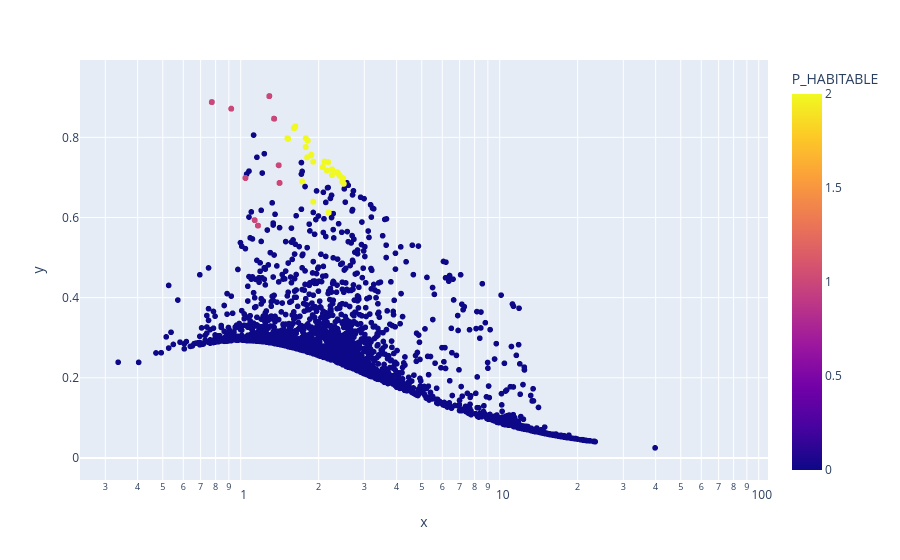

Here is the notebook cell this chart was saved with:
### Code cell
import plotly.express as px
fig = px.scatter(oversampled, x= oversampled.P_RADIUS, y = oversampled.P_ESI, color=oversampled.P_HABITABLE, hover_name=oversampled.P_NAME, log_x=True, size_max=30)

fig.show()

### Figure 1 — Plotly figure (JSON) as saved in the notebook; plotly's stock layout.template omitted (floating-point values rounded to 4 significant figures; data arrays with more than 128 entries replaced by an {"elided": "..."} marker saying what was removed)
{"data": [{"hovertemplate": "<b>%{hovertext}</b><br><br>x=%{x}<br>y=%{y}<br>P_HABITABLE=%{marker.color}<extra></extra>", "hovertext": {"elided": "11979 str values"}, "legendgroup": "", "marker": {"color": {"elided": "11979 int values"}, "coloraxis": "coloraxis", "symbol": "circle"}, "mode": "markers", "name": "", "showlegend": false, "type": "scattergl", "x": {"elided": "11979 float values"}, "xaxis": "x", "y": {"elided": "11979 float values"}, "yaxis": "y"}], "layout": {"coloraxis": {"colorbar": {"title": {"text": "P_HABITABLE"}}, "colorscale": [[0, "#0d0887"], [0.1111, "#46039f"], [0.2222, "#7201a8"], [0.3333, "#9c179e"], [0.4444, "#bd3786"], [0.5556, "#d8576b"], [0.6667, "#ed7953"], [0.7778, "#fb9f3a"], [0.8889, "#fdca26"], [1, "#f0f921"]]}, "legend": {"tracegroupgap": 0}, "margin": {"t": 60}, "xaxis": {"anchor": "y", "domain": [0, 1], "title": {"text": "x"}, "type": "log"}, "yaxis": {"anchor": "x", "domain": [0, 1], "title": {"text": "y"}}}}
